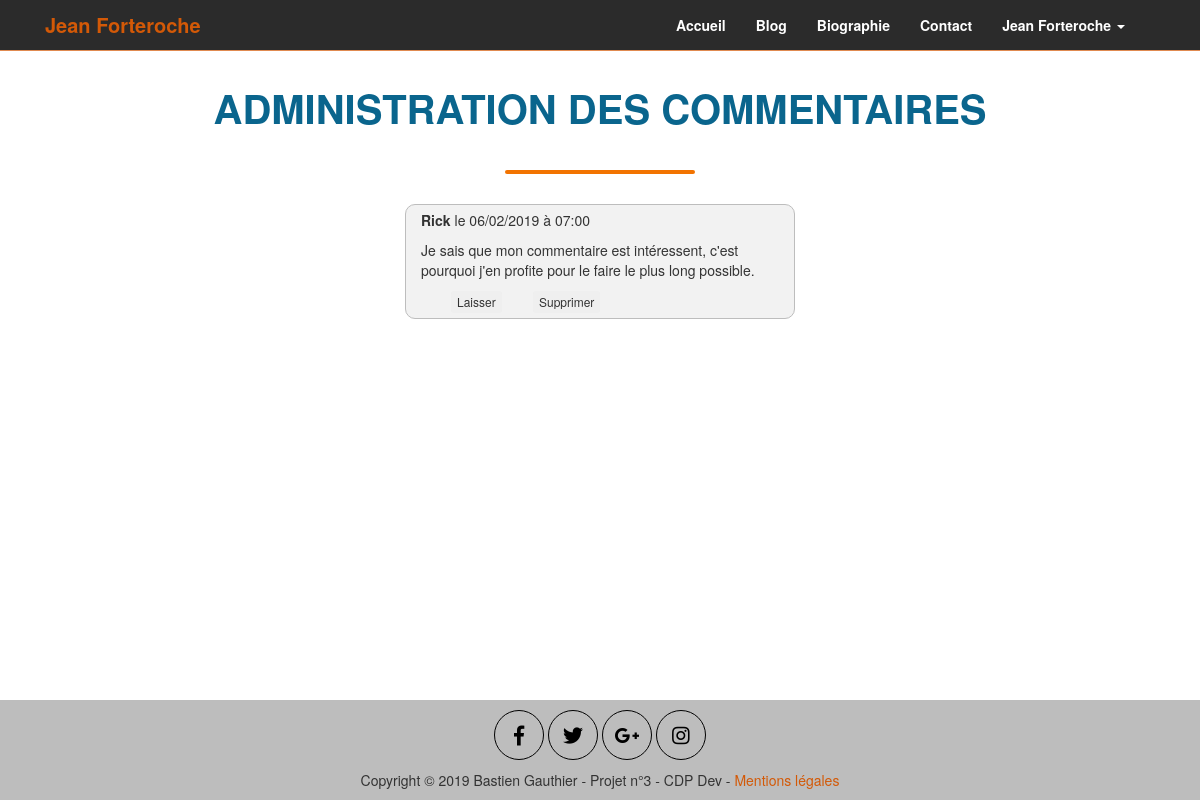
Page /index.php?action=adminComments (signed in) on the committed database.
### tables this page shows
CREATE TABLE IF NOT EXISTS `commentaires` (
  `id` int(11) NOT NULL AUTO_INCREMENT,
  `id_billet` int(11) NOT NULL,
  `auteur` varchar(255) NOT NULL,
  `commentaire` text NOT NULL,
  `report` int(11) NOT NULL,
  `date_commentaire` datetime NOT NULL,
  PRIMARY KEY (`id`)
);

### Controleur/controleurAdminComments.php (called while the page is built, shortened)
<?php
class ControleurAdminComments {
    private $adminComments;
    private $session;
    public function __construct() {
        $this->adminComments = new Comment();
        $this->session = new Membre();
    }
    public function adminComments() {
        $adminComment = $this->adminComments->getAdminReportedComments();
        $unreportComment = $this->adminComments->getAdminUnreportComment();
        $deleteComment = $this->adminComments->getAdminDeleteComment();
        $session= $this->session->getMenuSession();
        $vue = new Vue("AdminComments");
        $vue->generer(array('getAdminReportedComments' => $adminComment, 'getAdminUnreportComment' => $unreportComment, 'getAdminDeleteComment' => $deleteComment, 'getMenuSession' => $session));
    }
}

### index.php (called while the page is built, shortened)
<?php
$routeur = new Routeur();
$routeur->routerRequete();

### Modele/Modele.php (called while the page is built)
<?php
abstract class Modele {
    private $bdd;
    protected function executerRequete($sql, $params = null) {
        if ($params == null) {
            $resultat = $this->getDbConnect()->query($sql);
        }
        else {
            $resultat = $this->getDbConnect()->prepare($sql);
            $resultat->execute($params);
        }
        return $resultat;
    }
    private function getDbConnect() {
        if ($this->bdd == null) {
        $this->bdd = new PDO('mysql:host=localhost;dbname=dbs40755;charset=utf8',
            'root', '', array(PDO::ATTR_ERRMODE => PDO::ERRMODE_EXCEPTION));
        }
        return $this->bdd;
    }
}

### Modele/commentaire.php (called while the page is built, shortened)
<?php
require_once 'Modele/modele.php';
class Comment extends Modele {
    public function getAdminReportedComments() {
        $sql = 'SELECT id, id_billet, auteur, commentaire, report, DATE_FORMAT(date_commentaire, \'%d/%m/%Y à %H:%i\') AS date_commentaire_fr FROM commentaires WHERE report = 1 ORDER BY date_commentaire';
        $viewReportedComments = $this->executerRequete($sql, array());
        return $viewReportedComments;
    }
}

### view/vueAdminComments.php (the view, shortened to what this page needs)
<?php require("view/includes/head.php"); ?>
<body>
    <div class="corps">
        <div id="top-header">
            <?php require("view/includes/header.php"); ?>
        </div>
        <div id="bottom-header" class="container-fluid col-xs-12"></div>
        <div id="title-book-article" class="container">
            <h1 class="title-blog col-xs-12">ADMINISTRATION DES COMMENTAIRES</h1>
            <div class="barre_separation col-xs-offset-5 col-xs-2"></div>
        </div>
        <div class="admin_block">
            <?php
            while ($donnees = $getAdminReportedComments->fetch())
            {
                $report = $donnees['report'];
                if($report != 0)
                {
            ?>
                <div class="col-xs-12">
                    <div class="single-commentaire  col-xs-12 col-sm-offset-3 col-sm-6 col-md-offset-4 col-md-4">
                        <p><strong><?php echo htmlspecialchars($donnees['auteur']); ?></strong> le <?php echo $donnees['date_commentaire_fr']; ?></p>
                        <p><?php echo nl2br(htmlspecialchars($donnees['commentaire'])); ?></p>
                        <div class="col-xs-12">
                            <form method="post" action="" class="delete_form col-xs-3">
                                <input type="submit" name="unreportComment" class="update btn btn-xs" value="Laisser"/>
                            </form>
                            <form method="post" action="" class="delete_form col-xs-3">
                                <input type="submit" name="deleteComment" class="delete btn btn-xs" value="Supprimer"/>
                            </form>
                        </div>
                    </div>
                </div>
                <?php
                }
                else
                {
                ?>
                <p>Il n'y a aucun commentaire signaler.</p>
            <?php
                }
            }
            ?>
        </div>
    </div>
    <?php require("view/includes/footer.php"); ?>
</body>
</html>

### public/css/style.css (style rules this page uses)
h1, h2, h3 { text-align:center; font-weight: bold; }
#bottom-header { background-color: rgba(211, 89, 7, 0.7); }
#top-header { background-color: #2b2b2b; }
.barre_separation { background-color: #f27300; height: 4px; border-radius: 5px; }
.title-blog { font-weight: bold; font-size: 40px; color: #0A658D; padding: 15px 0 30px 0; }
.single-commentaire { border: 1px solid #bdbdbd; border-radius: 10px; margin-bottom: 10px; background-color: rgba(189, 189, 189, 0.2); padding: 5px; }
.corps { min-height: calc(100vh - 100px); }
.admin_block { margin-top: 30px; }

### rows in the picture
commentaires: auteur "Rick", date_commentaire_fr "06/02/2019 à 07:00", commentaire "Je sais que mon commentaire est intéressent, c'est pourquoi j'en profite pour le faire le plus long possible."

### other values in the picture
$_SESSION['pseudo'] "Jean Forteroche"
